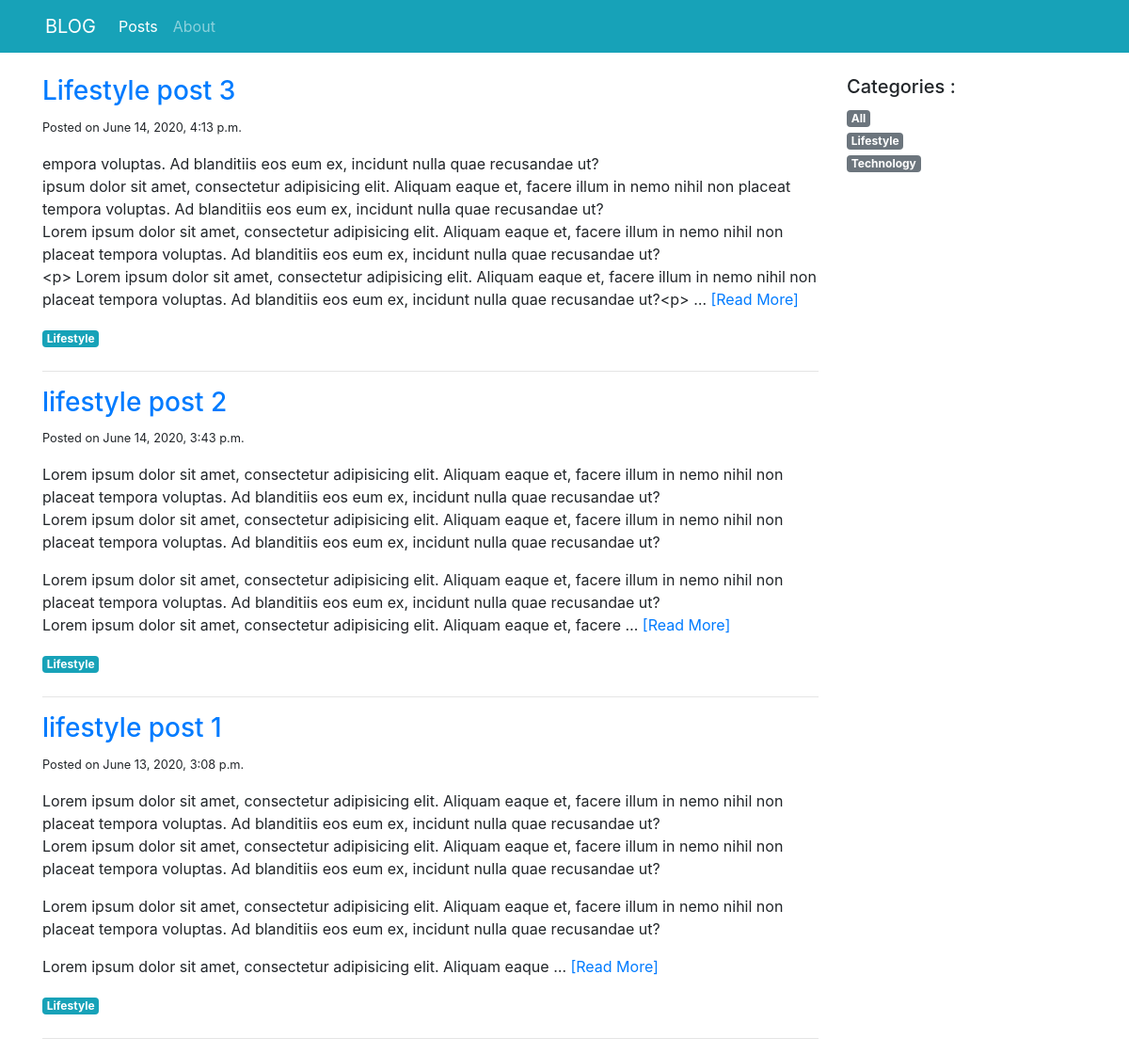
The app's page /blog/posts/Lifestyle/ with its own data.
### blog/models.py (models this page shows, shortened)
class Post(models.Model):
    title = models.CharField(max_length=100)
    category = models.ForeignKey('PostCategory', null=True, blank=True, on_delete=models.DO_NOTHING)
    published = models.BooleanField(default=True)
    text = models.TextField(blank=True)
    created_at = models.DateTimeField(auto_now_add=True)

class PostCategory(models.Model):
    name = models.CharField(max_length=50)
    def slug(self):
        return slugify(self.name)
    def __str__(self):
        return self.name

### blog/views.py (the view)
# urls.py: path('posts/', views.post_list, name='home'),
def post_list(request, category_name=model_helpers.post_category_all.slug()):
    category, posts = model_helpers.get_category_and_posts(category_name)
    categories = model_helpers.get_categories()
    context = {
        'navigation_items': navigation.navigation_items(navigation.NAV_POSTS),
        'category': category,
        'categories': categories,
        'posts': posts,
    }
    return render(request, 'blog/post_list.html', context)

### blog/model_helpers.py (called while the page is built)
def get_category_and_posts(category_name):
    posts = Post.objects.filter(published=True)
    if category_name == post_category_all.slug():
        category = post_category_all
    else:
        try:
            category = PostCategory.objects.get(name__iexact=category_name)
            posts = posts.filter(category=category)
        except PostCategory.DoesNotExist:
            category = PostCategory(name=category_name)
            posts = Post.objects.none()
    posts = posts.order_by('-created_at')
    return category, posts

def get_categories():
    categories = list(PostCategory.objects.all().order_by('name')) # convert to list
    categories.insert(0, post_category_all)                        # and add a get all in first position
    return categories

### blog/navigation.py (called while the page is built)
def navigation_items(selected_item):
    items = []
    for name, url in NAV_ITEMS:
        items.append({
            'name': name,
            'url': url,
            'active': True if selected_item == name else False
        })
    return items

### blog/templates/blog/post_list.html (shortened to what this page needs)
{% extends 'base.html' %}
{% block content %}
    <div class="col-sm-9">
        {% for post in posts %}
            <div class="mb-4">
                <h3><a href="{% url 'post-detail' post.pk %}">{{ post.title }}</a></h3>
                <small>Posted on {{ post.created_at }}</small>
                <p class="text-muted">
                    {{ post.text|linebreaks|safe|truncatewords:100 }}
                    <a href="#"> [Read More] </a>
                </p>
                <a href="{% url 'post_list' post.category.slug %}" class="badge badge-info">
                    {{ post.category|capfirst }}</a>
            </div>
            <hr>
        {% endfor %}
    </div>
<div class="col-sm-3">
    <h5>Categories :</h5>
    <ul class="list-unstyled">
        {% for cat in categories %}
        <li><a href="{% url 'post_list' cat.slug %}" class="badge badge-secondary">
            {{ cat.name|capfirst }}</a>
        </li>
        {% endfor %}
    </ul>
</div>
{% endblock %}

### records on screen
Post: title "Lifestyle post 3", created_at "June 14, 2020, 4:13 p.m.", text "empora voluptas. Ad blanditiis eos eum ex, incidunt nulla quae recusandae ut? ipsum dolor sit amet, consectetur adipisicing elit. Aliquam eaque et, facere illum in nemo nihil non placeat tempora voluptas. Ad blanditiis eos eum ex, incidunt nulla quae recusandae ut? Lorem ipsum dolor sit amet, consectetur adipisicing elit. Aliquam eaque et, facere illum in nemo nihil non placeat tempora voluptas. Ad blanditiis eos eum ex, incidunt nulla quae recusandae ut? <p> Lorem ipsum dolor sit amet, consectetur adipisicing elit. Aliquam eaque et, facere illum in nemo nihil non placeat tempora voluptas. Ad blanditiis eos eum ex, incidunt nulla quae recusandae ut?<p> …", category "Lifestyle"
Post: title "lifestyle post 2", created_at "June 14, 2020, 3:43 p.m.", text "Lorem ipsum dolor sit amet, consectetur adipisicing elit. Aliquam eaque et, facere illum in nemo nihil non placeat tempora voluptas. Ad blanditiis eos eum ex, incidunt nulla quae recusandae ut? Lorem ipsum dolor sit amet, consectetur adipisicing elit. Aliquam eaque et, facere illum in nemo nihil non placeat tempora voluptas. Ad blanditiis eos eum ex, incidunt nulla quae recusandae ut? Lorem ipsum dolor sit amet, consectetur adipisicing elit. Aliquam eaque et, facere illum in nemo nihil non placeat tempora voluptas. Ad blanditiis eos eum ex, incidunt nulla quae recusandae ut? Lorem ipsum dolor sit amet, consectetur adipisicing elit. Aliquam eaque et, facere …", category "Lifestyle"
Post: title "lifestyle post 1", created_at "June 13, 2020, 3:08 p.m.", text "Lorem ipsum dolor sit amet, consectetur adipisicing elit. Aliquam eaque et, facere illum in nemo nihil non placeat tempora voluptas. Ad blanditiis eos eum ex, incidunt nulla quae recusandae ut? Lorem ipsum dolor sit amet, consectetur adipisicing elit. Aliquam eaque et, facere illum in nemo nihil non placeat tempora voluptas. Ad blanditiis eos eum ex, incidunt nulla quae recusandae ut? Lorem ipsum dolor sit amet, consectetur adipisicing elit. Aliquam eaque et, facere illum in nemo nihil non placeat tempora voluptas. Ad blanditiis eos eum ex, incidunt nulla quae recusandae ut? Lorem ipsum dolor sit amet, consectetur adipisicing elit. Aliquam eaque …", category "Lifestyle"
PostCategory: name "Lifestyle"
PostCategory: name "Technology"

### other values on screen
{{ item.name }} "Posts" "About"
{{ cat.name|capfirst }} "All"
